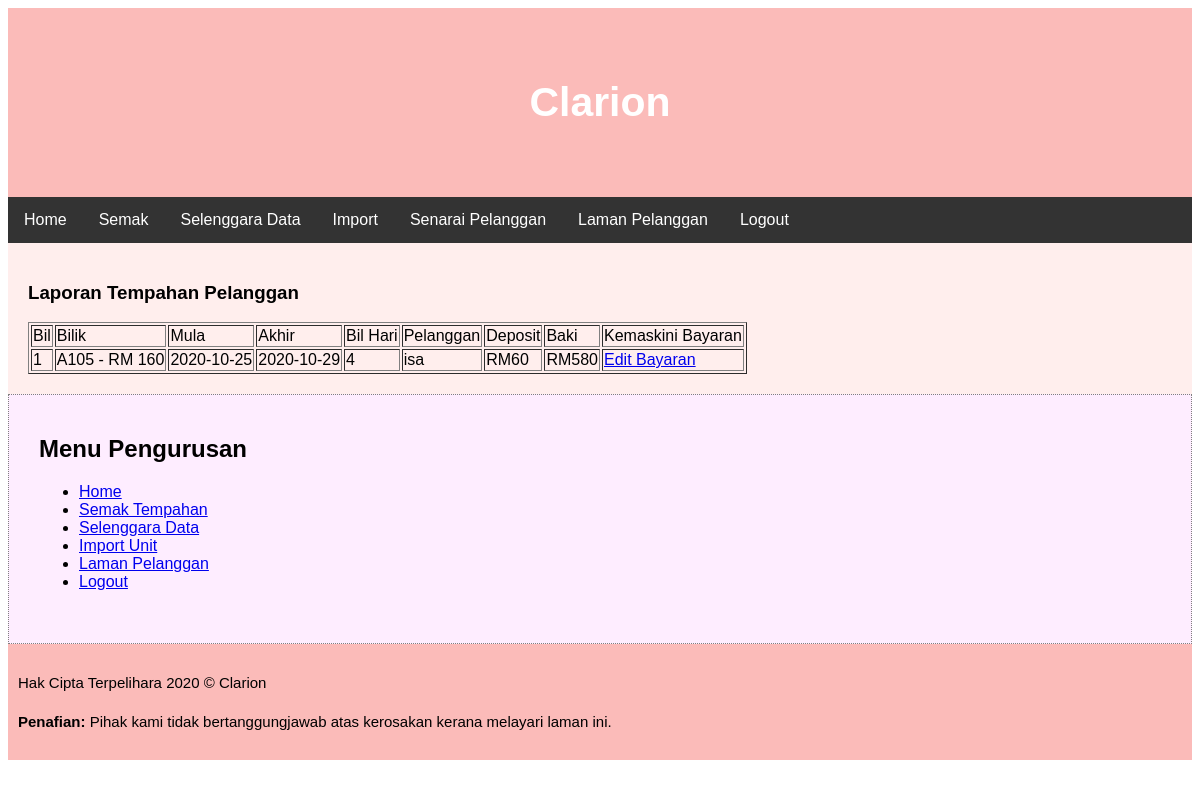
Screenshot of /admin/selenggaratempahan.php with the database file from the repository.
### tables this page shows
CREATE TABLE `tempahan` (
  `tarikhmasuk` varchar(30) NOT NULL,
  `tarikhkeluar` varchar(30) DEFAULT NULL,
  `deposit` double DEFAULT NULL,
  `bayaranakhir` double DEFAULT NULL,
  `semakbayaran` tinyint(1) DEFAULT NULL,
  `nokp` varchar(14) NOT NULL,
  `nobilik` varchar(6) NOT NULL
);

CREATE TABLE `bilik` (
  `nobilik` varchar(6) NOT NULL,
  `kodjenis` varchar(20) NOT NULL,
  `harga` double NOT NULL
);

CREATE TABLE `pelanggan` (
  `nokp` varchar(14) NOT NULL,
  `nama` varchar(100) NOT NULL,
  `email` varchar(100) NOT NULL,
  `notelefon` varchar(20) NOT NULL
);

### admin/papartempahan.php (the view, shortened to what this page needs)
<h3>Laporan Tempahan Pelanggan</h3>
<table border="1">
	<tr><td>Bil</td><td>Bilik</td><td>Mula</td><td>Akhir</td><td>Bil Hari</td><td>Pelanggan</td><td>Deposit</td><td>Baki</td>
	<td>Kemaskini Bayaran</td></tr>
<?php
	include 'capaian.php';
	$SQL="select *,DAY(tempahan.tarikhmasuk),DAY(tempahan.tarikhkeluar) from pelanggan inner join tempahan on pelanggan.nokp=tempahan.nokp inner join bilik on bilik.nobilik=tempahan.nobilik order by tempahan.tarikhmasuk";
	$i=0;
	$semak=mysqli_query($connect,$SQL);
	while($hasil=mysqli_fetch_array($semak)){
	$nokp=$hasil['nokp'];
	$mula=$hasil['tarikhmasuk'];
	$akhir=$hasil['tarikhkeluar'];
	$nobilik=$hasil['nobilik'];
	$pelanggan=$hasil['nama'];
	$harga=$hasil['harga'];
	$bayaranakhir=$hasil['bayaranakhir'];
	$jumhari=($hasil['DAY(tempahan.tarikhkeluar)'] - $hasil['DAY(tempahan.tarikhmasuk)']);
	$deposit=$hasil['deposit'];
	$jumharga=$harga*$jumhari;
	$baki=($jumharga-($deposit+$bayaranakhir));
	$i++;
	echo "<tr>
			<td>$i</td><td>$nobilik - RM $harga</td><td>$mula</td><td>$akhir</td><td>$jumhari</td><td>$pelanggan</td><td>RM$deposit</td><td>RM$baki</td>
				<td><a href='edittempahan.php?nokp=$nokp&nobilik=$nobilik&mula=$mula'>Edit Bayaran</a></td>
			    </tr>";
	}
	echo "</table>";
?>

### admin/style.css (style rules this page uses)
* { box-sizing: border-box; }
body { font-family: Arial, Helvetica, sans-serif; }

### rows the page displays
tempahan: nobilik.nobilik "A105", nobilik.harga "160", tarikhmasuk "2020-10-25", tarikhkeluar "2020-10-29", jumhari "4", nokp.nama "isa", deposit "60", baki "580"
